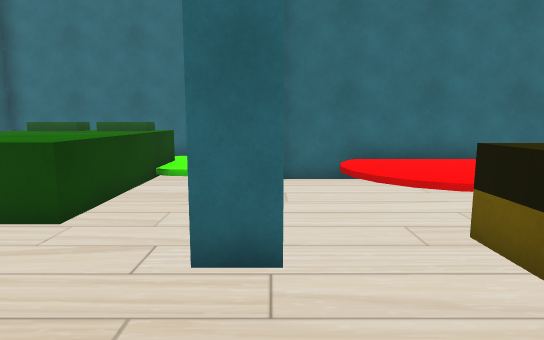
view 1 (above)

16 first-person views from a walk through a Unity game level. The camera is 1.4 m above the floor, tilts 8° down and sees 75° across. The floor is counted in squares, 0.88 m on a side. Each view is taken from the middle of a square. On the plan, view 1 faces up. The plan holds only what a view shows up to about 16 squares ahead; the rest is blank. The player character is not drawn.

view 2
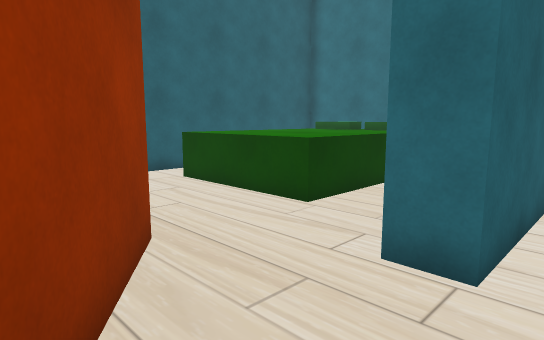

view 3
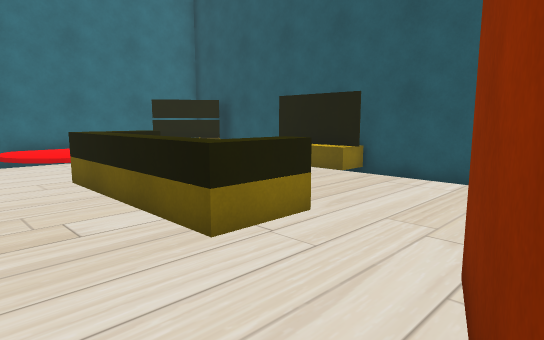

view 4
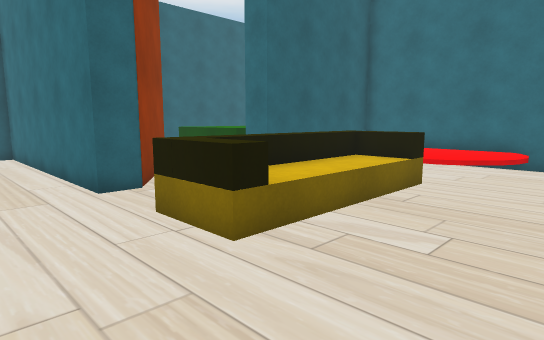

view 5
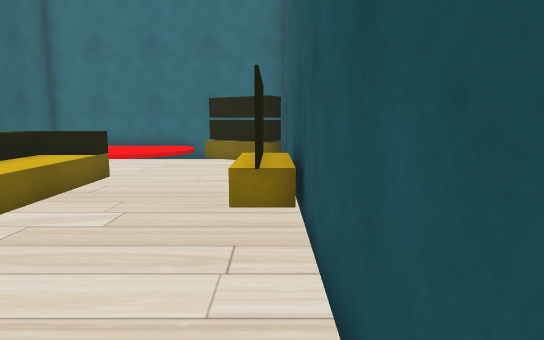

view 6
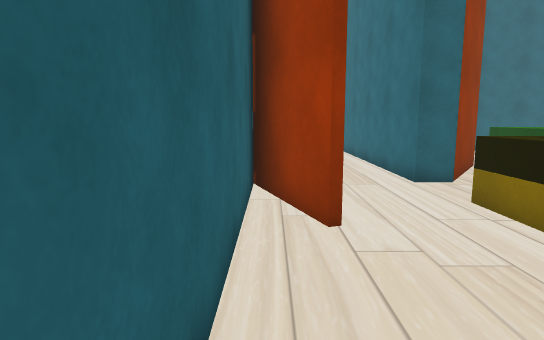

view 7
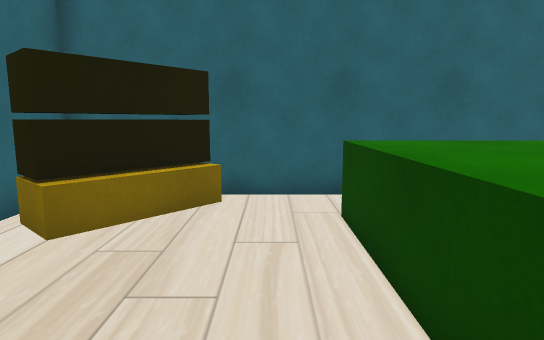

view 8
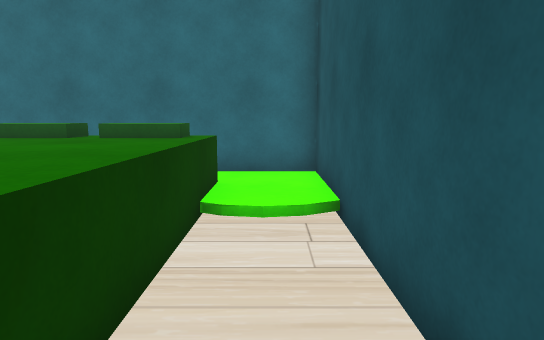

view 9
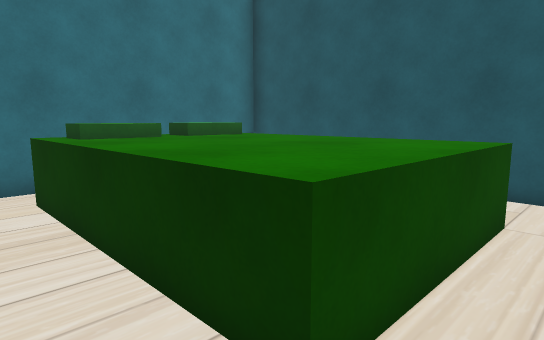

view 10
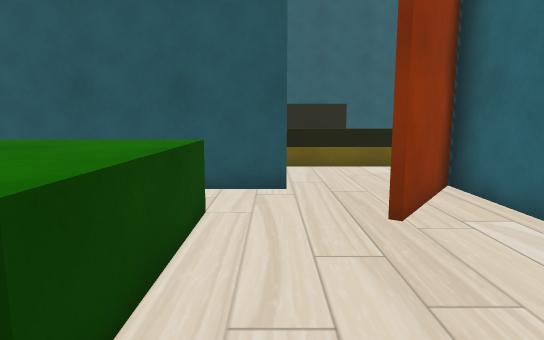

view 11
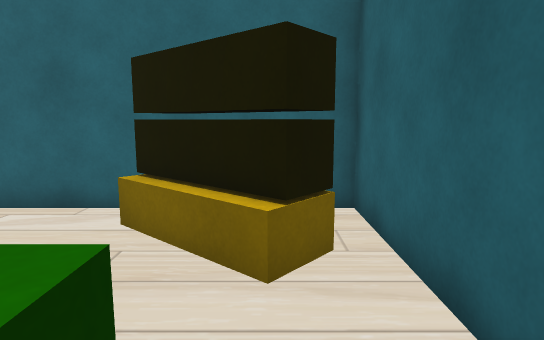

view 12
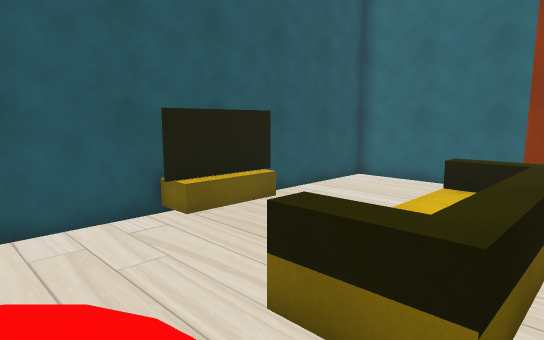

view 13
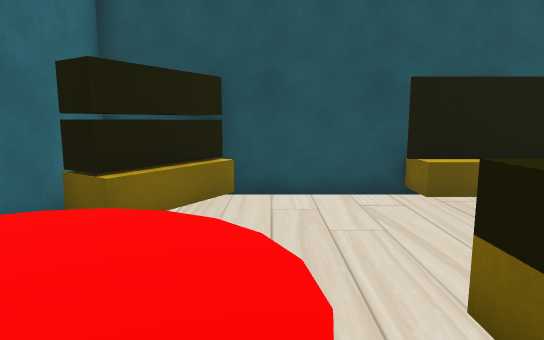

view 14
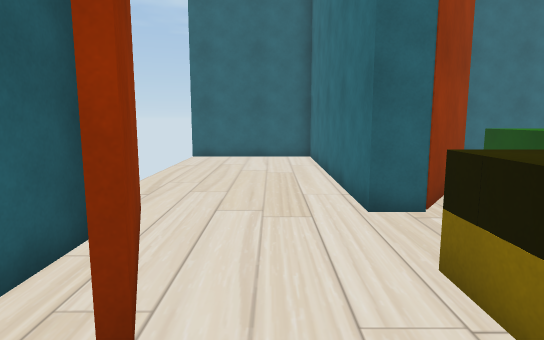

view 15
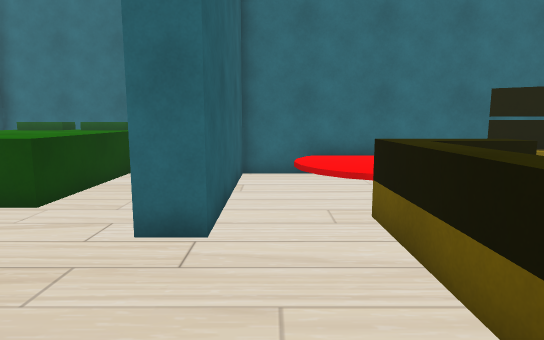

view 16
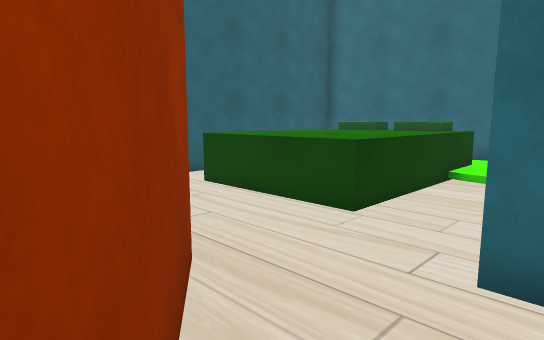

### Floor plan
Key: @ floor where view 1 was taken; # wall or solid block; . main floor; : floor 0.25 m higher than the main floor; + floor 0.5 m higher than the main floor; / step, stairs or slope; B bed; S sofa; H shelf; O other object.
Columns run from 10 left of view 1 to 10 right of it. Each row starts with its distance up from view 1.
 13 ##########
 12 # ..   ::#
 11 # .BBBBB:#
 10 # .BBBBB:############
  9 # .BBBBB.##./+++/H  #
  8 #..BBBBB.##.++++/HHH#
  7 #..BBBBB.##./+++/.HH#
  6 #..BBBBB.##../+/....#
  5 #..BBBB..##.........#
  4 #........##..SS.....#
  3 #.H..........SS....O#
  2 #.HH.........SS....O#
  1 #..HH........SS....O#
  0 #.........@..SS.....#
 -1 ##########...SS.....#
 -2 #...................#
 -3 #...................#
 -4 #...........##......#
 -5 #..........##.......#
 -6 #.........###########

Where each view was taken, in squares from view 1:
view 1: 0 up, 0 right, facing up
view 2: 0 up, 1 right, facing up-left
view 3: 5 down, 0 right, facing up-right
view 4: 4 down, 8 right, facing up-left
view 5: 5 down, 9 right, facing up
view 6: 5 down, 9 right, facing left
view 7: 4 up, 2 left, facing left
view 8: 4 up, 2 left, facing up
view 9: 4 up, 9 left, facing up-right
view 10: 4 up, 9 left, facing right
view 11: 6 up, 8 left, facing down
view 12: 7 up, 2 right, facing down-right
view 13: 6 up, 2 right, facing right
view 14: 3 down, 6 right, facing left
view 15: 1 down, 1 right, facing up
view 16: 0 up, 0 right, facing up-left
